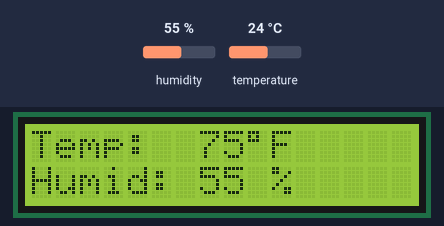
The sketch below on a simulated Arduino Uno, built with avr-gcc and run on an emulated ATmega328P. Parts: 16×2 character LCD. Wiring (inferred from the names in the program): DHT11 sensor: data pin 2; character LCD (HD44780): RS pin 7; E pin 8; data pin 9, pin 10, pin 11, pin 12. The inputs (shaded band) are chosen by the test bench; at power-on: humidity 55 %, temperature 24 °C.

Above: at 4.8 s.
4.9 s: humidity set to 22 %
At 6.4 s:
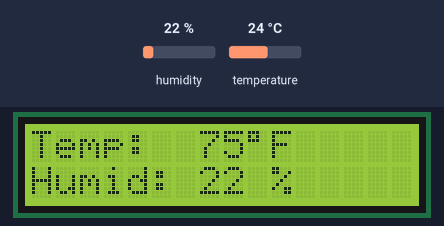
7.9 s: temperature set to 12 °C
At 9.0 s:
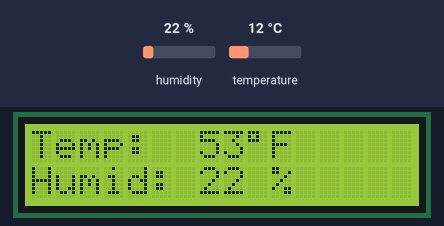
10.9 s: humidity set to 40 %
At 12.9 s:
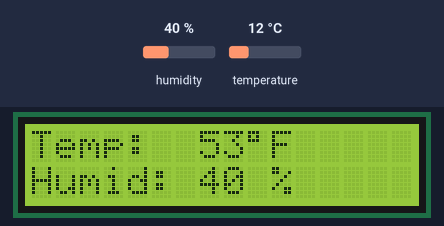
13.9 s: temperature set to 19 °C
At 15.5 s:
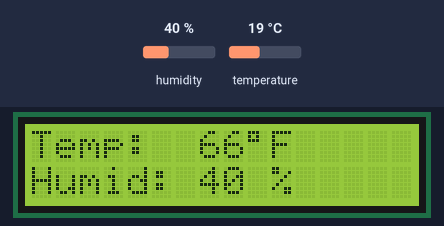
Timing chart, 0 to 17.0 s (numbered marks = the images above; inputs shaded):
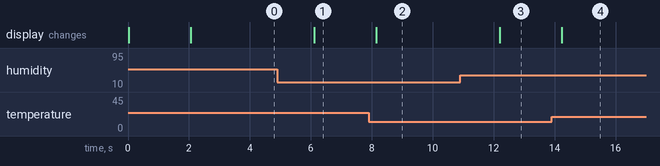

The sketch:

WeatherStation.ino
```cpp
#define Epin 8
#define RSpin 7
#define D4pin 9
#define D5pin 10
#define D6pin 11
#define D7pin 12
#define D2pin 2
byte dataPins[4] ={D4pin, D5pin, D6pin, D7pin};
const int maxTime = 1600;

void setup() {
  // put your setup code here, to run once:
  for (int i=7;i<=12;i++)
  {
    pinMode(i,OUTPUT);
  }
  digitalWrite(Epin, LOW);
  digitalWrite(RSpin, LOW);
  initalize();
  sendByte(0x28);
  sendByte(0x0C);
  sendByte(0x06);
  sendByte(0x01);
  delay(3);
 }

void loop() {
  // put your main code here, to run repeatedly:
  float humid =0;
  float temp = 0;
  char* tempStr;
  delay(2000);
  readDHT(&temp, &humid);
  sendByte(0x80|0x00);
  writeStr("Temp: ");
  sendByte(0x80|0x07);
  writeStr(String( (int) temp).c_str());
  sendByte(0x80|(String( (int) temp)).length()+7);
  sendChar(0xDF);
  sendByte(0x80|(String( (int) temp)).length()+8);
  writeStr("F");
  sendByte(0x80|0x40);
  writeStr("Humid: ");
  sendByte(0x80|0x47);
  writeStr(String((int)humid).c_str());
  sendByte(0x80|0x4A);
  writeStr("%");
}

int readState (boolean val)
 {
  pinMode(D2pin, INPUT_PULLUP);
  int count = 0;
  while(true)
  {
    if( (digitalRead(2)==val ) && (count<=maxTime))
    {
      count++;
    }

    else if(count>maxTime)
    {
    return 0;
    }

    else
    {
      return count;
    }
  }
}

boolean readDHT(float *temp, float *humid)
{
  int readArr[80];

  pinMode(D2pin, OUTPUT);
  digitalWrite(D2pin, LOW);
  delay(18);
  digitalWrite(D2pin, HIGH);
  delayMicroseconds(40);

  pinMode(D2pin,INPUT_PULLUP);
  delayMicroseconds(10);

  int readLow=readState(LOW);
  int readHigh=readState(HIGH);

  if(readLow==0 || readHigh==0)
  {
    return false;
  }

  for(int i=0; i<40; i++)
  {
    readArr[2*i]=readState(LOW);
    readArr[2*i+1]=readState(HIGH);
  }

  byte highHumid = reassembleByte(readArr,0);
  byte lowHumid = reassembleByte(readArr,8);

  byte highTemp = reassembleByte(readArr,16);
  byte lowTemp = reassembleByte(readArr,24);

  byte checksum = reassembleByte(readArr,32);

  if(checksum != (highHumid+lowHumid+highTemp+lowTemp) )
  {
    return false;
  }
  else
  {
   *humid = (float) highHumid;
   *temp = (float) (highTemp*1.8+32);
  }
}

byte reassembleByte(int* arrayIn, int iStart)
{
  byte value=0;
  for(int i = iStart; i<(iStart+8); i++)
  {
    value <<= 1;
    if(arrayIn[2*i+1] > arrayIn[2*i])
    {
      value |= 0x01;
    }
  }
  return value;
}

void initalize()
{
  delay(15);
  writeFourBits(0x03);
  delay(5);
  writeFourBits(0x03);
  delayMicroseconds(100);
  writeFourBits(0x03);
  writeFourBits(0x02);
}

void writeFourBits(byte val)
{
  for(int i=0; i<4; i++)
  {
    if(val&0x01)
    {
      digitalWrite(dataPins[i],HIGH);
    }
    else
    {
      digitalWrite(dataPins[i],LOW);
    }
    val>>=1;
  }
  digitalWrite(Epin, HIGH);
  digitalWrite(Epin,LOW);
  delayMicroseconds(100);

}

void sendByte(byte val)
{
  digitalWrite(RSpin,LOW);
  writeFourBits(val>>4);
  writeFourBits(val);

}

void sendChar(byte val)
{
  digitalWrite(RSpin,HIGH);
  writeFourBits(val>>4);
  writeFourBits(val);
}

void writeStr(char* str)
{
 while (*str)
 {
  sendChar(*str);
  str++;
 }
}
```

Measured:
- after the input at 4.9 s, the display: changes after 1.2 s (image 1)
- after the input at 7.9 s, the display: changes after 0.24 s (image 2)
- after the input at 10.9 s, the display: changes after 1.3 s (image 3)
- after the input at 13.9 s, the display: changes after 0.33 s (image 4)
